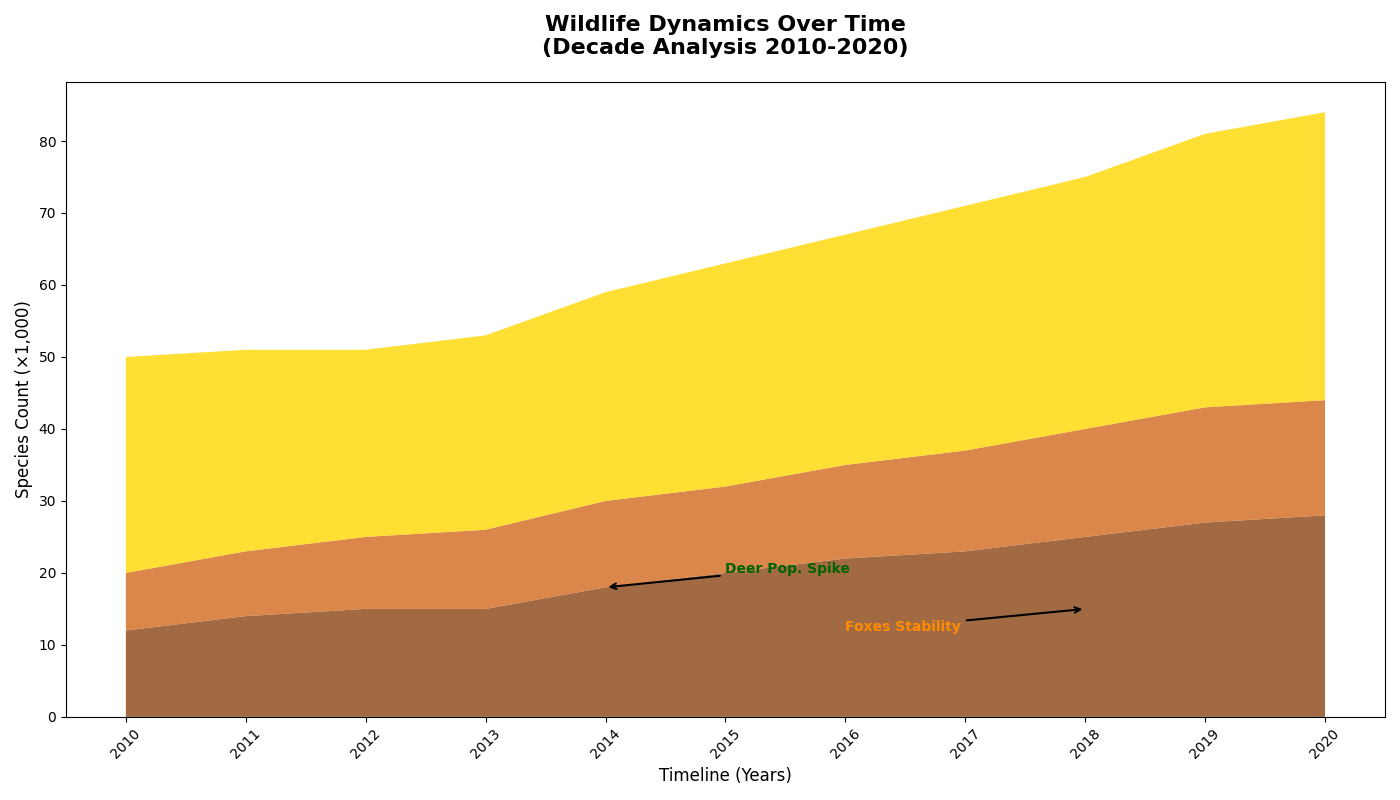

Generate this figure with Python:
import matplotlib.pyplot as plt
import numpy as np

years = np.arange(2010, 2021)

deer = [12, 14, 15, 15, 18, 20, 22, 23, 25, 27, 28]
foxes = [8, 9, 10, 11, 12, 12, 13, 14, 15, 16, 16]
rabbits = [30, 28, 26, 27, 29, 31, 32, 34, 35, 38, 40]

# Removed wolves from populations stack
populations = np.vstack([deer, foxes, rabbits])

colors = ['#8B4513', '#D2691E', '#FFD700']  # Adjusted color list for three groups

plt.figure(figsize=(14, 8))

plt.stackplot(years, populations, colors=colors, alpha=0.8)

plt.title('Wildlife Dynamics Over Time\n(Decade Analysis 2010-2020)', fontsize=16, fontweight='bold', pad=20)
plt.xlabel('Timeline (Years)', fontsize=12)
plt.ylabel('Species Count (×1,000)', fontsize=12)

plt.xticks(years, rotation=45)

plt.annotate('Deer Pop. Spike', xy=(2014, deer[4]), xytext=(2015, 20),
             arrowprops=dict(facecolor='green', arrowstyle='->', lw=1.5),
             fontsize=10, color='darkgreen', fontweight='bold')
plt.annotate('Foxes Stability', xy=(2018, foxes[8]), xytext=(2016, 12),
             arrowprops=dict(facecolor='orange', arrowstyle='->', lw=1.5),
             fontsize=10, color='darkorange', fontweight='bold')

plt.tight_layout()

plt.show()
